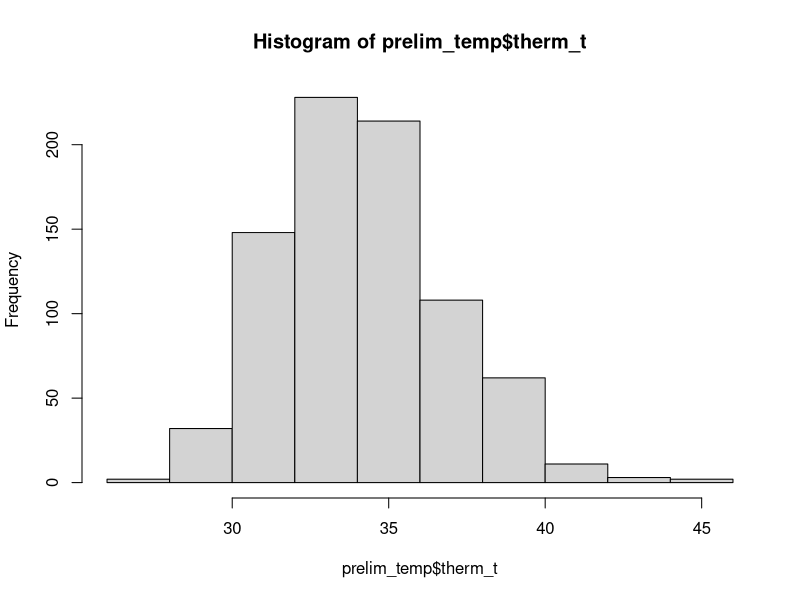
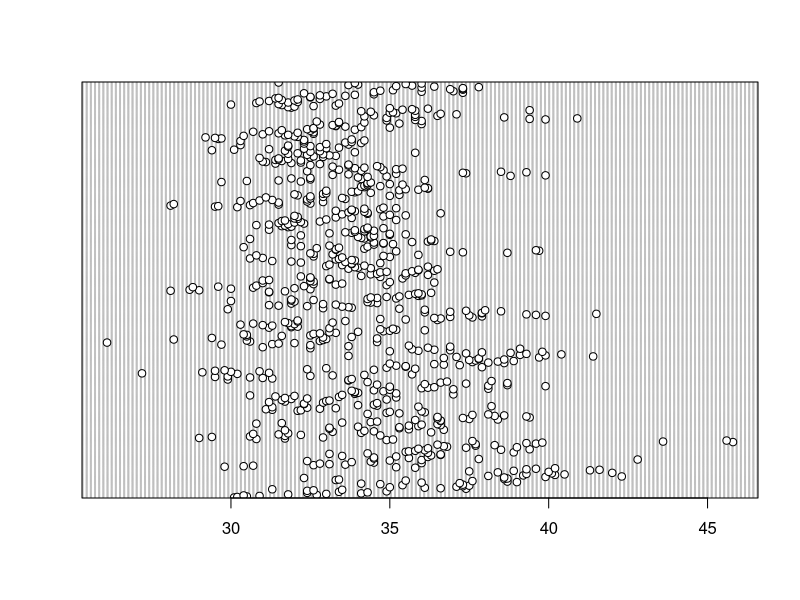
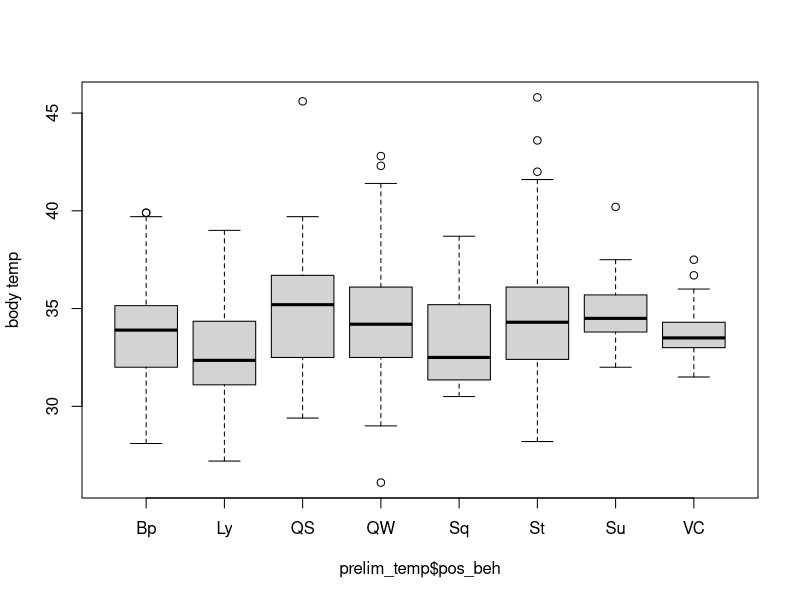
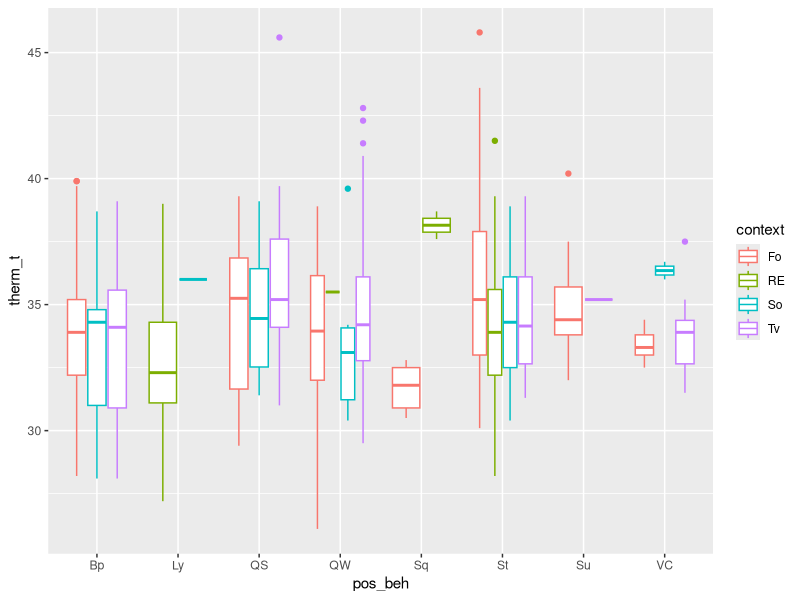
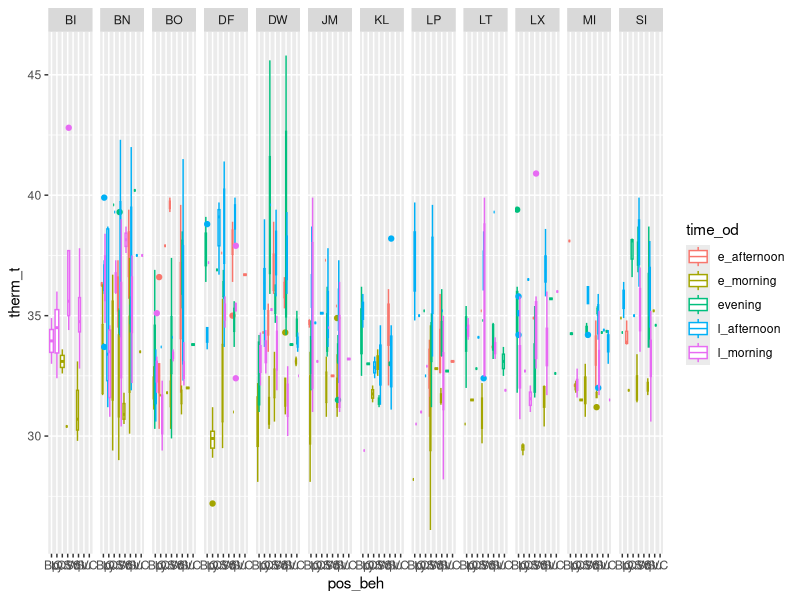
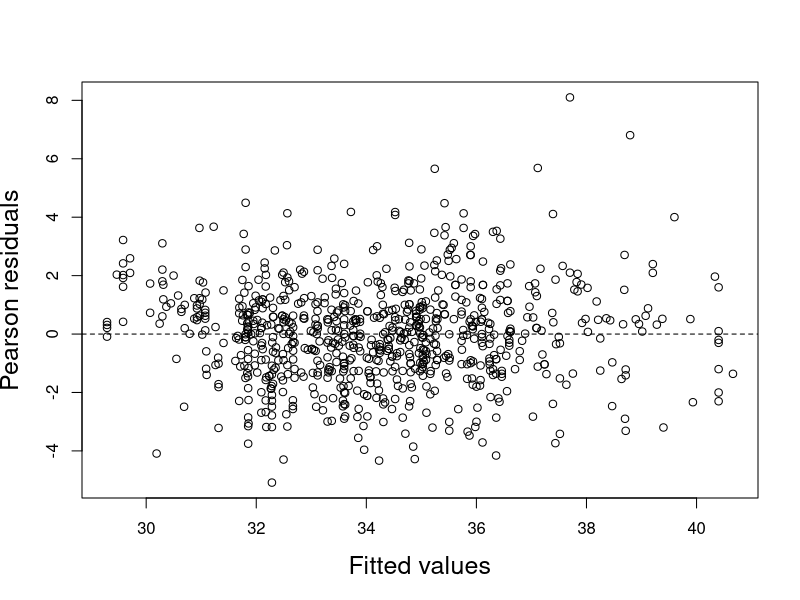
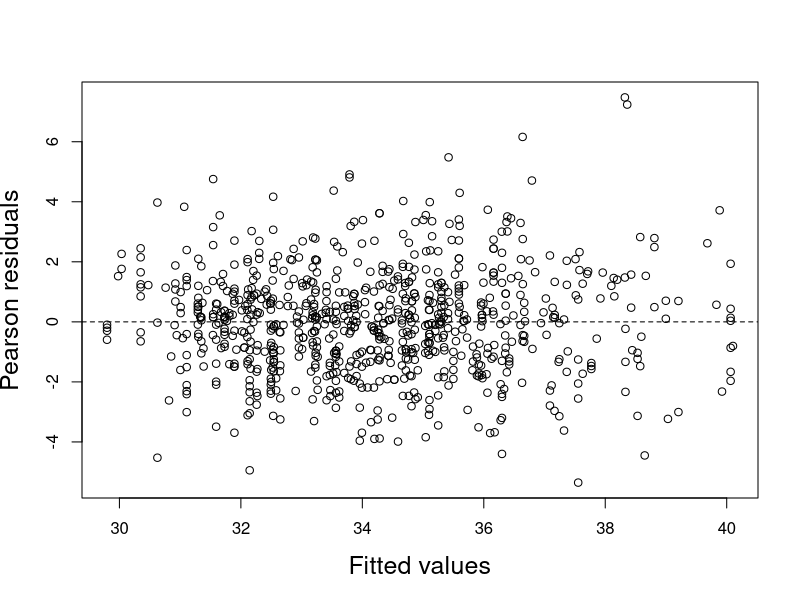
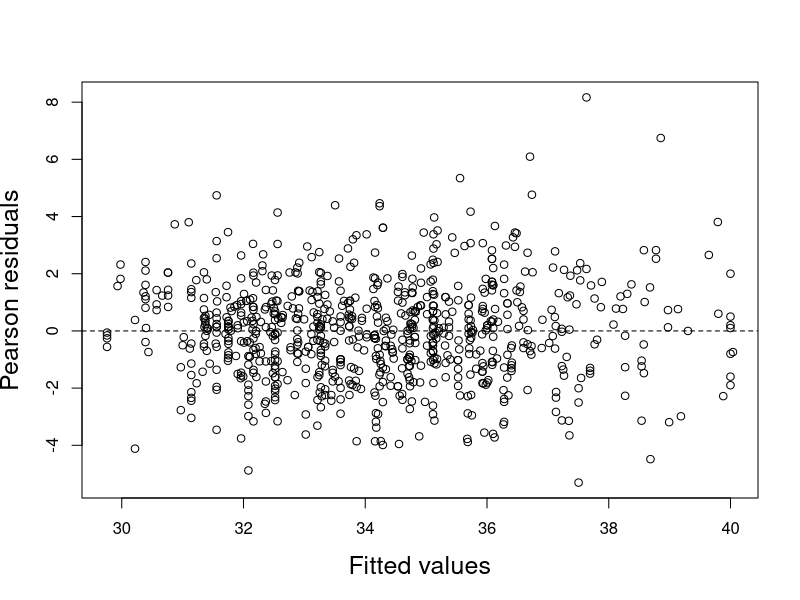

Write the R code that produced these figures, in order. (Note: this script raises an error after producing the figures.)
# load libraries
library(tidyverse) 
library(readr) 
library(lubridate)
library(magrittr)
library(ggplot2)
library(car)
library(emmeans)
library(lme4)

#read in data
prelim_tidy <- read_csv("_data/_tidy/prelim_data_tidycols.csv")
View(prelim_tidy)

bipedal_data <- read_csv("_summary/bipedal_table.csv")
View(bipedal_data)

#Omit any missing values:
summary(is.na(prelim_tidy))

prelim_temp<-na.omit(prelim_tidy)
View(prelim_temp)

#Combine positional behaviors into smaller categories
# suspensory = Cb, Br & QM
#Vertical climb and cling together
prelim_temp$pos_beh[prelim_temp$pos_beh == "Cb"] <- "Su"
prelim_temp$pos_beh[prelim_temp$pos_beh == "Br"] <- "Su"
prelim_temp$pos_beh[prelim_temp$pos_beh == "QM"] <- "Su"
prelim_temp$pos_beh[prelim_temp$pos_beh == "Vci"] <- "VC"
prelim_temp$pos_beh[prelim_temp$pos_beh == "Abp"] <- "Bp"
prelim_temp$pos_beh[prelim_temp$pos_beh == "BpS"] <- "Bp"
prelim_temp$pos_beh[prelim_temp$pos_beh == "BpW"] <- "Bp"

###
hist(prelim_temp$therm_t)
dotchart(prelim_temp$therm_t)
boxplot(prelim_temp$therm_t ~ prelim_temp$pos_beh,  ylab="body temp")

# Plot response against each predictor and random effect. 
ggplot(prelim_temp, aes(pos_beh, therm_t, color=context))+
  geom_boxplot()

ggplot(prelim_temp, aes(pos_beh, therm_t, color=time_od))+
  geom_boxplot()+
  facet_grid(.~individual)

##
with(prelim_temp, table(pos_beh, hab_type))
with(prelim_temp, table(pos_beh, time_od))
with(prelim_temp, table(pos_beh, hab_type, time_od))

## choosing models
##GLMER

### full model
therm_mod <- lmer(therm_t ~ pos_beh + time_od + sun + date + hab_type + context + 
                     (1|individual) + pos_beh*hab_type + pos_beh*sun + time_od*sun,
                     data = prelim_temp)

##minus pos_beh/sun interaction
therm_mod2 <- lmer(therm_t ~ pos_beh + time_od + sun + date + hab_type + context + 
                    (1|individual) + pos_beh*hab_type + time_od*sun,
                  data = prelim_temp)

##plus pos_beh*sun, minus pos_beh*hab_type
therm_mod3 <- lmer(therm_t ~ pos_beh + time_od + sun + date + hab_type + context + 
                     (1|individual) + pos_beh*sun + time_od*sun,
                   data = prelim_temp)

##minus interactions with pos_beh
therm_mod4 <- lmer(therm_t ~ pos_beh + time_od + sun + date + hab_type + context + 
                    (1|individual) + time_od*sun,
                  data = prelim_temp)

##minus time_od interaction
therm_mod5 <- lmer(therm_t ~ pos_beh + time_od + sun + date + hab_type + context + 
                     (1|individual) + pos_beh*sun,
                   data = prelim_temp)

##minus all interactions
therm_mod6 <- lmer(therm_t ~ pos_beh + time_od + sun + date + hab_type + context + 
                     (1|individual),
                   data = prelim_temp)

####compare interaction models
AIC(therm_mod3, therm_mod4, therm_mod5, therm_mod6) ###lowest AIC is with no interaction (3226.904; DF: 23)
                                               ###second lowest is time_od*sun (3255.461, DF: 27)
                                               ###continue forward with time_od*sun & no interactions
###############################################################
##time_od*sun models
## minus context 
therm_mod7 <- lmer(therm_t ~ pos_beh + time_od + sun + date + hab_type + 
                     (1|individual) + time_od*sun,
                   data = prelim_temp)

##minus hab_type
therm_mod8 <- lmer(therm_t ~ pos_beh + time_od + sun + date + context + 
                     (1|individual) + time_od*sun,
                   data = prelim_temp)

##minus date
therm_mod9 <- lmer(therm_t ~ pos_beh + time_od + sun + hab_type + context + 
                     (1|individual) + time_od*sun,
                   data = prelim_temp)

##minus hab_type & context
therm_mod10 <- lmer(therm_t ~ pos_beh + time_od + sun + date + 
                     (1|individual) + time_od*sun,
                   data = prelim_temp)

###############################################################################
###no interactions
## minus context 
therm_mod11 <- lmer(therm_t ~ pos_beh + time_od + sun + date + hab_type + 
                     (1|individual), data = prelim_temp)

##minus hab_type
therm_mod12 <- lmer(therm_t ~ pos_beh + time_od + sun + date + context + 
                     (1|individual), data = prelim_temp)

##minus date
therm_mod13 <- lmer(therm_t ~ pos_beh + time_od + sun + hab_type + context + 
                     (1|individual), data = prelim_temp)

##minus hab_type & context
therm_mod14 <- lmer(therm_t ~ pos_beh + time_od + sun + date + 
                      (1|individual), data = prelim_temp)

#####################################################################
####Compare models
###


#####################################################################
#extract residuals
E1 <- resid(therm_mod6, type = "pearson")

#plot fitted vs residuals
F1 <- fitted(therm_mod6, type = "response")

plot(x = F1, 
     y = E1, 
     xlab = "Fitted values",
     ylab = "Pearson residuals", 
     cex.lab = 1.5)
abline(h = 0, lty = 2)


##plus context random effect
therm_mod7 <- lmer(therm_t ~ pos_beh + time_od*sun + (1|individual) + (1|context), data = prelim_temp)

summary(therm_mod7)

#extract residuals
E2 <- resid(therm_mod7, type = "pearson")

#plot fitted vs residuals
F2 <- fitted(therm_mod7, type = "response")

plot(x = F2, 
     y = E2, 
     xlab = "Fitted values",
     ylab = "Pearson residuals", 
     cex.lab = 1.5)
abline(h = 0, lty = 2)

###with habitat type
therm_mod8 <- lmer(therm_t ~ pos_beh + time_od*sun + hab_type + (1|individual) + (1|context), data = prelim_temp)

summary(therm_mod8)

#extract residuals
E3 <- resid(therm_mod8, type = "pearson")

#plot fitted vs residuals
F3 <- fitted(therm_mod8, type = "response")

plot(x = F3, 
     y = E3, 
     xlab = "Fitted values",
     ylab = "Pearson residuals", 
     cex.lab = 1.5)
abline(h = 0, lty = 2)

#### Model testing
###AIC
AIC(therm_mod1, therm_mod2, therm_mod3, therm_mod4, therm_mod5, therm_mod6, therm_mod7, therm_mod8)
